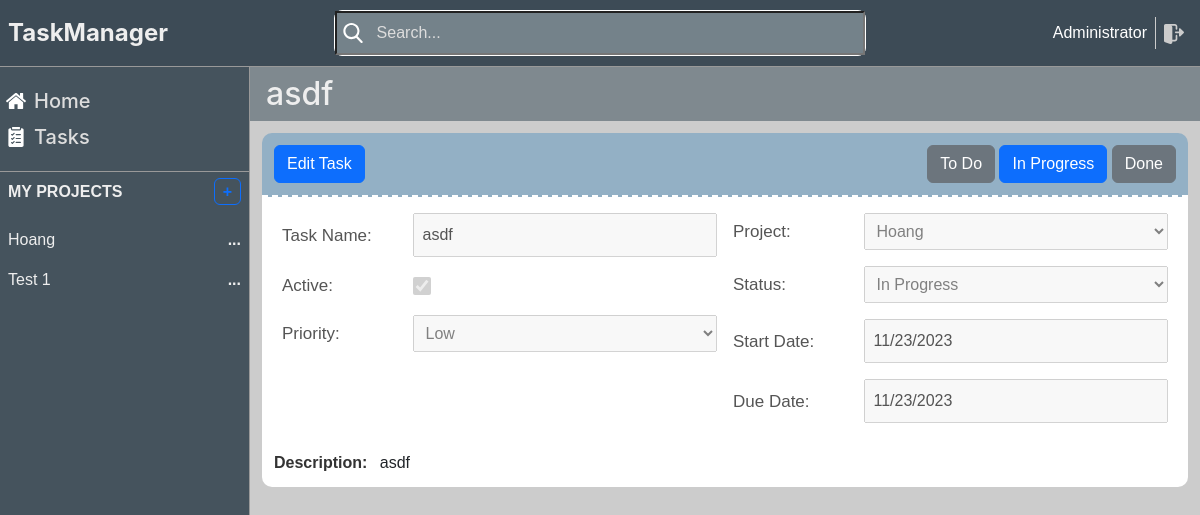
The app's page /tasks/21 (signed in), older data.
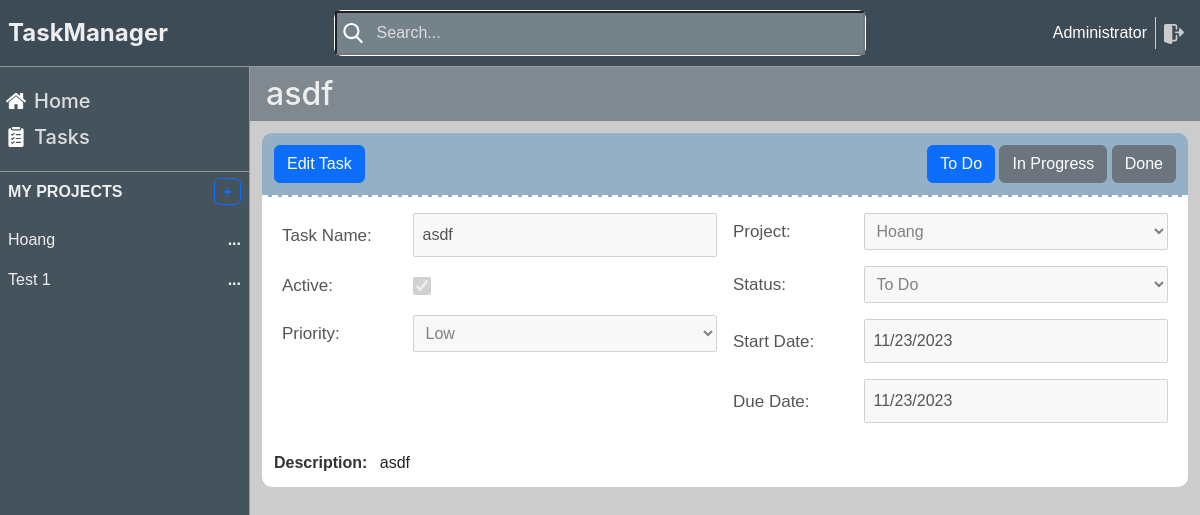
The same page, newer data.
### task_management/models.py (models this page shows, shortened)
@dataclass
class Task(db.Model):
    __tablename__ = 'task'
    id: int
    name: str
    description: str
    id = db.Column(db.Integer, primary_key=True)
    project_id = db.Column(db.Integer, db.ForeignKey('project.id'))
    user_id = db.Column(db.Integer, db.ForeignKey('user.id'))
    status = db.Column(db.String(100))
    name = db.Column(db.String(255))
    description = db.Column(db.Text)
    active = db.Column(db.Boolean, default=True)
    priority = db.Column(db.Integer)
    sequence = db.Column(db.Integer)
    date_start = db.Column(db.Date)
    date_end = db.Column(db.Date)
    created_at = db.Column(db.DateTime, default=db.func.current_timestamp())
    updated_at = db.Column(db.DateTime, default=db.func.current_timestamp())

class Project(db.Model):
    __tablename__ = 'project'
    id = db.Column(db.Integer, primary_key=True)
    name = db.Column(db.String(255))
    description = db.Column(db.Text)
    status = db.Column(db.String(100))
    active = db.Column(db.Boolean, default=True)
    sequence = db.Column(db.Integer)
    manager_id = db.Column(db.Integer, db.ForeignKey('user.id'))
    date_start = db.Column(db.Date)
    date_end = db.Column(db.Date)
    created_at = db.Column(db.DateTime, default=db.func.current_timestamp())
    updated_at = db.Column(db.DateTime, default=db.func.current_timestamp())
    create_uid = db.Column(db.Integer, default=0)
    write_uid = db.Column(db.Integer, default=0)
    tasks = db.relationship('Task', backref='project')
    progress = db.Column(db.Float)

### task_management/task/views.py (the view)
@task_blueprint.route('/<int:task_id>', methods=['POST', 'GET'])
@login_required
def task_by_id(task_id: int):
    task = Task.query.get(task_id)
    return index(task_id=task)

### task_management/models.py (called while the page is built)
@login_manager.user_loader
def load_user(user_id):
    return User.query.get(int(user_id))

### task_management/routes.py (called while the page is built)
def login_required(f):
    @wraps(f)
    def decorated_function(*args, **kwargs):
        if not current_user.is_authenticated:
            return redirect(url_for('login'))
        return f(*args, **kwargs)
    return decorated_function

@app.route('/home')
@login_required
def index(project_id=None, task_list=None, task_id=None):
    projects = Project.query.filter(Project.manager_id == current_user.id).all()
    mode = session.get('mode', '')
    if session.get('active_project_id'):
        project_id = Project.query.get(session.get('active_project_id'))
    return render_template('index.html',
                           projects=projects,
                           mode=mode,
                           active_project_id=project_id,
                           task_id=task_id,
                           task_list=task_list)

### task_management/templates/index.html (shortened to what this page needs)
<!DOCTYPE html>
<html lang="en">
<head>
    <link rel="stylesheet" href="https://cdn.jsdelivr.net/npm/bootstrap@5.2.3/dist/css/bootstrap.min.css"
>
    <link href="{{ url_for('static', filename='css/styles.css') }}" rel="stylesheet" type="text/css">
    <link href="{{ url_for('static', filename='css/default.css') }}" rel="stylesheet" type="text/css">
</head>
<body style="height: 100vh;max-height: 100%">
<div style="background: white" class="d-flex flex-column h-100">
    {% include 'header.html' %}
    <div class="d-flex" style="flex: 1;overflow: hidden">
        {% include 'sidebar.html' %}
        {% include 'content.html' %}
    </div>
</div>
</body>
</html>

### task_management/templates/content.html (shortened to what the changed rows need)
<div class="content" id="content-window">
    {% if task_id != None %}
        <div class="content-header">
            <h2>{{ task_id.name }}</h2>
        </div>
        <div class="content-container">
            <div class="content-option">
                {% if mode != 'edit' %}
                    <button class="btn btn-primary" onclick="editTask({{ task_id.id }})">
                        Edit Task
                    </button>
                {% endif %}
                <div>
                    <button id="todo"
                            class="btn {% if task_id.status == 'todo' %} btn-primary {% else %}btn-secondary {% endif %}"
                            onclick="updateTaskStatus('{{ task_id.id }}', 'todo')">
                        To Do
                    </button>
                    <button id="in-progress"
                            class="btn {% if task_id.status == 'in-progress' %} btn-primary {% else %}btn-secondary {% endif %}"
                            onclick="updateTaskStatus('{{ task_id.id }}', 'in-progress')">
                        In Progress
                    </button>
                    <button id="done"
                            class="btn {% if task_id.status == 'done' %} btn-primary {% else %}btn-secondary {% endif %}"
                            onclick="updateTaskStatus('{{ task_id.id }}', 'done')">
                        Done
                    </button>
                </div>
            </div>
            <div class="content-task">
                <div>
                    <div class="content-task-line">
                        <label for="name">Task Name:</label>
                        <input type="text" id="name" name="name" value="{{ task_id.name }}" {% if mode != 'edit' %}
                               disabled {% endif %}/>
                    </div>
                    <div class="content-task-line">
                        <label for="active">Active:</label>
                        <input type="checkbox" id="active" name="active" {% if task_id.active %}
                               checked {% endif %} {% if mode != 'edit' %} disabled {% endif %}/>
                    </div>
                    <div class="content-task-line">
                        <label for="priority">Priority:</label>
                        <select id="priority" name="priority" {% if mode != 'edit' %} disabled {% endif %}>
                            <option value="low" {% if task_id.priority == 'low' %} selected {% endif %}>Low</option>
                        </select>
                    </div>
                </div>
                <div>
                    <div class="content-task-line">
                        <label for="project_id">Project:</label>
                        <select id="project_id" name="project_id" {% if mode != 'edit' %} disabled {% endif %}>
                            {% for project in projects %}
                                <option value="{{ project.id }}" {% if task_id.project_id == project.id %} selected
                                {% endif %}>{{ project.name }}</option>
                            {% endfor %}
                        </select>
                    </div>
                    <div class="content-task-line">
                        <label for="status">Status:</label>
                        <select id="status" name="status" {% if mode != 'edit' %} disabled {% endif %}>
                            <option value="todo" {% if task_id.status == 'todo' %} selected {% endif %}>To Do</option>
                            <option value="in-progress" {% if task_id.status == 'in-progress' %} selected {% endif %}>
                                In Progress
                            </option>
                        </select>
                    </div>
                    <div class="content-task-line">
                        <label for="date_start">Start Date:</label>
                        <input type="date" id="date_start" name="date_start" value="{{ task_id.date_start }}"
                                {% if mode != 'edit' %} disabled {% endif %}/>
                    </div>
                    <div class="content-task-line">
                        <label for="date_end">Due Date:</label>
                        <input type="date" id="date_end" name="date_end" value="{{ task_id.date_end }}"
                                {% if mode != 'edit' %} disabled {% endif %}/>
                    </div>
                </div>
            </div>
            <div class="content-desc" id="description" contenteditable="{{ mode == 'edit' }}">
                <strong>Description:</strong>
                <span>{{ task_id.description or 'Description' }}</span>
            </div>
        </div>
    {% else %}
        <h3 class="font-inter p-2">
            No active project
        </h3>
    {% endif %}
</div>

Row changes from the older to the newer data that the page shows:
changed Task "asdf": status "In Progress" → "To Do"
